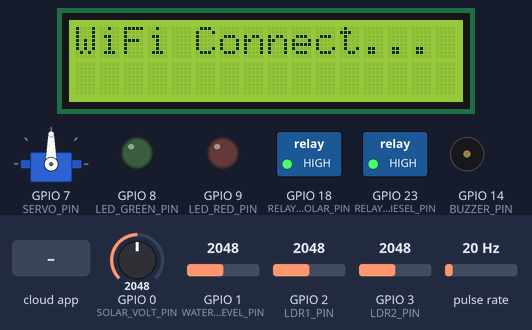
Bench run of a sketch on a simulated ESP32-C6. Parts: servo, 16×2 character LCD, switched loads named in the sketch (green lamp = pin HIGH), output pins drawn as LEDs (lit = HIGH), buzzer (waves = sounding, pin HIGH). Wiring (inferred from the names in the program): pulse sensor: data GPIO 6. The inputs (shaded band) are chosen by the test bench; at power-on: GPIO 0 (SOLAR_VOLT_PIN) = 2048, GPIO 1 (WATER_LEVEL_PIN) = 2048, GPIO 2 (LDR1_PIN) = 2048, GPIO 3 (LDR2_PIN) = 2048, pulse rate 20 Hz (analog values on the 0–4095 scale). WiFi joins after 1.5 s; servers stay silent unless stated; the local clock reads 2024-03-15 10:24:30 at power-on unless the sketch sets it; the Firebase database answers and starts empty.

Above: at 2.2 s.
At 7.4 s:
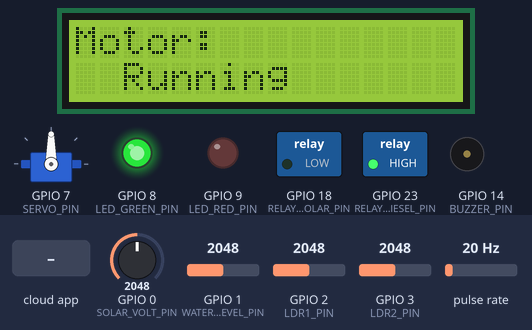
7.5 s: GPIO 0 (SOLAR_VOLT_PIN) set to 548
10.5 s: GPIO 0 (SOLAR_VOLT_PIN) set to 474
At 12.5 s:
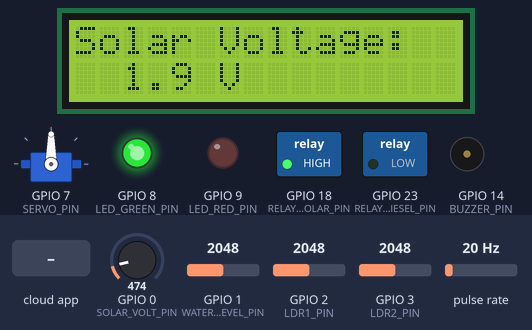
13.0 s: the phone or cloud app sets shutdown to 1
At 15.8 s:
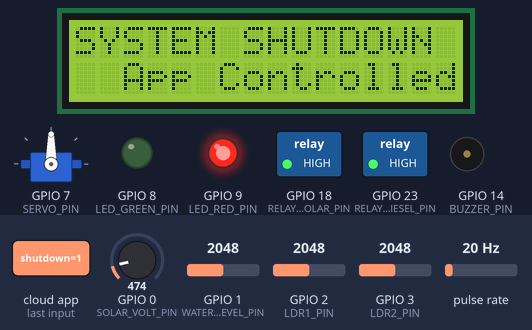
16.0 s: the phone or cloud app sets shutdown to 0
At 17.5 s:
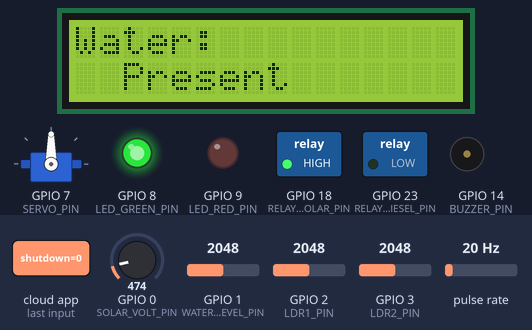
18.6 s: GPIO 1 (WATER_LEVEL_PIN) set to 1060
21.6 s: GPIO 1 (WATER_LEVEL_PIN) set to 941
At 24.9 s:
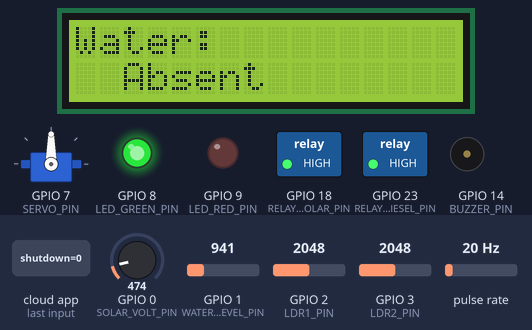
Timing chart, 0 to 26.4 s (numbered marks = the images above; inputs shaded):
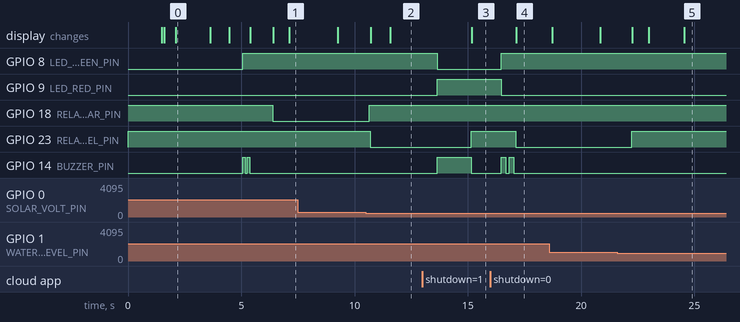

The sketch:

terravolts_esp32c6.ino
```cpp
/*
 * PROJECT: TerraVolts — Smart Solar-Diesel Hybrid Dewatering System for Copper Mines
 * TEAM: Terra World Dynamics (Team Lead: Sathyajith G)
 * EVENT: L&T SMARTATHON 2.0 (IEEE Madras Section / IEEE IAS)
 * BOARD: PCBCUPID GLYPH-C6 (ESP32-C6)
 * VERSION: 28.1 — Proportional LDR Solar Tracking + Debounced Solar/Diesel Failover
 */

#include <WiFi.h>
#include <Wire.h>
#include <LiquidCrystal_I2C.h>
#include <Firebase_ESP_Client.h>
#include <ESP32Servo.h>
#include "addons/TokenHelper.h"
#include "addons/RTDBHelper.h"
#include "time.h"

// ==========================================
// 1. CREDENTIALS (Replace with your own)
// ==========================================
#define WIFI_SSID        "YOUR_WIFI_SSID"
#define WIFI_PASSWORD    "YOUR_WIFI_PASSWORD"
#define FIREBASE_API_KEY "YOUR_FIREBASE_API_KEY"
#define FIREBASE_DB_URL  "https://your-project-default-rtdb.firebaseio.com"
#define FIREBASE_EMAIL   "your-email@example.com"
#define FIREBASE_PASS    "YOUR_FIREBASE_PASSWORD"

// ==========================================
// 2. PIN MAPPING (PCBCUPID GLYPH-C6)
// ==========================================
#define SOLAR_VOLT_PIN    0    // A0  -> GPIO0  (Solar Voltage Divider)
#define WATER_LEVEL_PIN   1    // A1  -> GPIO1  (Mine Sump Water Level Sensor)
#define LDR1_PIN          2    // A2  -> GPIO2  (Sunflower Solar Tracker LDR 1)
#define LDR2_PIN          3    // A3  -> GPIO3  (Sunflower Solar Tracker LDR 2)
#define I2C_SDA_PIN       4    // SDA -> GPIO4  (16x2 I2C LCD)
#define I2C_SCL_PIN       5    // SCL -> GPIO5  (16x2 I2C LCD)
#define FLOW_PIN          6    // D6  -> GPIO6  (YF-S201 Flow Meter)
#define SERVO_PIN         7    // D7  -> GPIO7  (SG90 Solar Tracking Servo)
#define LED_GREEN_PIN     8    // D8  -> GPIO8  (System Running Indicator)
#define LED_RED_PIN       9    // D9  -> GPIO9  (Shutdown / Fault Indicator)
#define BUZZER_PIN        14   // D14 -> GPIO14 (Audio Alert Buzzer)
#define RELAY_SOLAR_PIN   18   // D18 -> GPIO18 (Primary Solar Pump Relay)
#define RELAY_DIESEL_PIN  23   // D23 -> GPIO23 (Backup Diesel Generator Relay)

// ==========================================
// 3. VOLTAGE SENSOR & FAILOVER THRESHOLDS
// ==========================================
#define ADC_REF              3.3f
#define ADC_RES              4095.0f
#define VOLT_DIVIDER         5.0f
#define ADC_NOISE_FLOOR      120

#define SOLAR_V_THRESHOLD    2.0f    // Switch to Diesel below this voltage
#define SOLAR_V_RECOVER      2.5f    // Recover to Solar above this voltage
#define SOLAR_V_FULL         12.6f
#define SOLAR_V_CUTOFF       1.5f
#define RELAY_CONFIRM_MS     2000UL  // Anti-chatter confirmation delay

// ==========================================
// 4. WATER LEVEL SENSOR THRESHOLDS
// ==========================================
#define WATER_WET_VAL        1200
#define WATER_DRY_VAL        1000
#define DRY_CONFIRM_MS       4000UL

// ==========================================
// 5. SUNFLOWER SOLAR TRACKER CONSTANTS
// ==========================================
#define SERVO_CENTER         90
#define SERVO_MIN            0
#define SERVO_MAX            180
#define LDR_ERROR            5
#define TRACKER_INTERVAL     20UL

int getServoStep(int diff) {
  if (diff >= 800) return 5;
  if (diff >= 400) return 3;
  if (diff >= 100) return 2;
  return 1;
}

// ==========================================
// 6. TIMING & FLOW CALIBRATION CONSTANTS
// ==========================================
#define RELAY_ON             LOW
#define RELAY_OFF            HIGH
#define FLOW_CALIBRATION     7.5f     // YF-S201 pulses per second per L/min
#define FIREBASE_INTERVAL    5000UL
#define LCD_ROTATE_MS        1500UL
#define HISTORY_INTERVAL     300000UL

// ==========================================
// 7. GLOBAL OBJECTS & STATE
// ==========================================
LiquidCrystal_I2C lcd(0x27, 16, 2);
FirebaseData      fbdo;
FirebaseAuth      fbAuth;
FirebaseConfig    fbConfig;
Servo             sg90;

volatile uint32_t pulseCount     = 0;

float  g_solarVolt    = 0.0f;
float  g_flowRate     = 0.0f;
float  g_totalLiters  = 0.0f;
bool   g_waterPresent = false;
int    g_rawWater     = 0;

bool   g_firebaseReady = false;
bool   g_usingDiesel   = false;
bool   g_motorAllowed  = true;
bool   g_shutdown      = false;
bool   g_prevShutdown  = false;
String g_status        = "BOOTING";

unsigned long relayBelowSince  = 0;
unsigned long relayAboveSince  = 0;

int  g_servoPos  = SERVO_CENTER;
int  g_ldr1      = 0;
int  g_ldr2      = 0;

unsigned long notWetSince = 0;
bool          wasAboveWet = false;

unsigned long lastLCDRotate = 0;
int           lcdScreen     = 0;

unsigned long lastFirebaseMillis = 0;
unsigned long lastFlowMillis     = 0;
unsigned long lastHistoryMillis  = 0;
unsigned long lastTrackerMs      = 0;

// ==========================================
// 8. INTERRUPT — YF-S201 FLOW METER
// ==========================================
void IRAM_ATTR flowPulseCounter() {
  pulseCount++;
}

// ==========================================
// 9. OVERSAMPLED SOLAR VOLTAGE READING
// ==========================================
float readSolarVoltage() {
  long vSum = 0;
  for (int i = 0; i < 50; i++) {
    vSum += analogRead(SOLAR_VOLT_PIN);
    delayMicroseconds(200);
  }
  float avgADC = vSum / 50.0f;
  if (avgADC < ADC_NOISE_FLOOR) return 0.0f;
  return (avgADC * (ADC_REF / ADC_RES)) * VOLT_DIVIDER;
}

// ==========================================
// 10. LED & BUZZER ALERT SYSTEM
// ==========================================
void updateLEDs() {
  bool justShutdown = (g_shutdown && !g_prevShutdown);
  bool justResumed  = (!g_shutdown && g_prevShutdown);

  if (g_shutdown) {
    digitalWrite(LED_GREEN_PIN, LOW);
    digitalWrite(LED_RED_PIN,   HIGH);

    if (justShutdown) {
      digitalWrite(BUZZER_PIN, HIGH);
      delay(1500);
      digitalWrite(BUZZER_PIN, LOW);
    }
  } else {
    digitalWrite(LED_GREEN_PIN, HIGH);
    digitalWrite(LED_RED_PIN,   LOW);
    digitalWrite(BUZZER_PIN,    LOW);

    if (justResumed) {
      digitalWrite(BUZZER_PIN, HIGH); delay(200);
      digitalWrite(BUZZER_PIN, LOW);  delay(150);
      digitalWrite(BUZZER_PIN, HIGH); delay(200);
      digitalWrite(BUZZER_PIN, LOW);
    }
  }
  g_prevShutdown = g_shutdown;
}

// ==========================================
// 11. SUNFLOWER-STYLE LDR SOLAR TRACKER
// ==========================================
void updateSolarTracker() {
  if (g_shutdown) return;

  unsigned long now = millis();
  if (now - lastTrackerMs < TRACKER_INTERVAL) return;
  lastTrackerMs = now;

  long raw1 = 0, raw2 = 0;
  const int samples = 5;
  for (int i = 0; i < samples; i++) {
    raw1 += analogRead(LDR1_PIN);
    raw2 += analogRead(LDR2_PIN);
    delayMicroseconds(200);
  }
  g_ldr1 = raw1 / samples;
  g_ldr2 = raw2 / samples;

  int diff = abs(g_ldr1 - g_ldr2);
  const int bias = 2;

  if (diff > LDR_ERROR) {
    int step = getServoStep(diff);
    if (g_ldr1 > g_ldr2 + bias) {
      g_servoPos = max(SERVO_MIN, g_servoPos - step);
    } else if (g_ldr2 > g_ldr1 + bias) {
      g_servoPos = min(SERVO_MAX, g_servoPos + step);
    }
    sg90.write(g_servoPos);
  } else if (diff > 2) {
    if (g_ldr1 > g_ldr2 + 1) {
      g_servoPos = max(SERVO_MIN, g_servoPos - 1);
    } else if (g_ldr2 > g_ldr1 + 1) {
      g_servoPos = min(SERVO_MAX, g_servoPos + 1);
    }
    sg90.write(g_servoPos);
  }
}

// ==========================================
// 12. NTP TIME & NETWORK INITIALIZATION
// ==========================================
void syncTime() {
  configTime(19800, 0, "pool.ntp.org", "time.nist.gov");
  struct tm t;
  int attempts = 0;
  while (!getLocalTime(&t) && attempts < 20) {
    delay(500);
    attempts++;
  }
}

String getTimestamp() {
  struct tm t;
  if (!getLocalTime(&t)) {
    unsigned long s = millis() / 1000;
    return "up" + String(s / 3600) + "h" + String((s / 60) % 60) + "m";
  }
  char buf[25];
  strftime(buf, sizeof(buf), "%Y-%m-%d_%H-%M-%S", &t);
  return String(buf);
}

String getMonthKey() {
  struct tm t;
  if (!getLocalTime(&t)) return "unknown";
  char buf[10];
  strftime(buf, sizeof(buf), "%Y-%m", &t);
  return String(buf);
}

void connectWiFi() {
  lcd.clear();
  lcd.setCursor(0, 0); lcd.print("WiFi Connect... ");

  WiFi.disconnect(true, true);
  WiFi.mode(WIFI_STA);
  WiFi.setSleep(false);
  WiFi.setTxPower(WIFI_POWER_19_5dBm);
  WiFi.begin(WIFI_SSID, WIFI_PASSWORD);

  int attempts = 0;
  while (WiFi.status() != WL_CONNECTED && attempts < 40) {
    delay(250);
    attempts++;
  }

  lcd.setCursor(0, 1);
  if (WiFi.status() == WL_CONNECTED) {
    String ip = WiFi.localIP().toString();
    while (ip.length() < 16) ip += ' ';
    lcd.print(ip.substring(0, 16));
  } else {
    lcd.print("Offline Mode    ");
  }
  delay(800);
}

void initFirebase() {
  if (WiFi.status() != WL_CONNECTED) return;

  lcd.clear();
  lcd.setCursor(0, 0); lcd.print("Firebase...     ");

  fbConfig.api_key                  = FIREBASE_API_KEY;
  fbConfig.database_url             = FIREBASE_DB_URL;
  fbAuth.user.email                 = FIREBASE_EMAIL;
  fbAuth.user.password              = FIREBASE_PASS;
  fbConfig.token_status_callback    = tokenStatusCallback;
  fbConfig.timeout.serverResponse   = 10 * 1000;
  fbConfig.timeout.socketConnection = 10 * 1000;

  Firebase.begin(&fbConfig, &fbAuth);
  Firebase.reconnectWiFi(true);

  unsigned long authWait = millis();
  while (!Firebase.ready() && millis() - authWait < 5000) {
    delay(200);
  }

  g_firebaseReady = Firebase.ready();
  lcd.setCursor(0, 1);
  lcd.print(g_firebaseReady ? "Cloud: Online   " : "Cloud: Offline  ");
  delay(600);
}

// ==========================================
// 13. REMOTE APP EMERGENCY SHUTDOWN
// ==========================================
void checkShutdownCommand() {
  if (!g_firebaseReady || !Firebase.ready() || WiFi.status() != WL_CONNECTED) return;

  if (Firebase.RTDB.getBool(&fbdo, "/pumpSystem/control/shutdown")) {
    bool cmd = fbdo.boolData();
    if (cmd != g_shutdown) {
      g_shutdown = cmd;
      if (g_shutdown) {
        g_servoPos = SERVO_CENTER;
        sg90.write(g_servoPos);
      }
    }
  }
}

// ==========================================
// 14. SENSOR ACQUISITION & HYBRID RELAY LOGIC
// ==========================================
void readSensors() {
  if (g_shutdown) return;

  g_solarVolt = readSolarVoltage();

  int wSum = 0;
  for (int i = 0; i < 5; i++) {
    wSum += analogRead(WATER_LEVEL_PIN);
    delay(2);
  }
  g_rawWater = wSum / 5;

  unsigned long now = millis();
  if (g_rawWater > WATER_WET_VAL) {
    g_waterPresent = true;
    wasAboveWet    = true;
    notWetSince    = 0;
  } else if (g_rawWater < WATER_DRY_VAL) {
    g_waterPresent = false;
    wasAboveWet    = false;
    notWetSince    = 0;
  } else {
    if (wasAboveWet && notWetSince == 0) notWetSince = now;
    if (notWetSince > 0 && (now - notWetSince >= DRY_CONFIRM_MS)) {
      g_waterPresent = false;
      wasAboveWet    = false;
      notWetSince    = 0;
    }
  }

  if (now - lastFlowMillis >= 1000UL) {
    detachInterrupt(digitalPinToInterrupt(FLOW_PIN));
    uint32_t count = pulseCount;
    pulseCount     = 0;
    attachInterrupt(digitalPinToInterrupt(FLOW_PIN), flowPulseCounter, FALLING);
    g_flowRate     = (float)count / FLOW_CALIBRATION;
    g_totalLiters += (g_flowRate / 60.0f);
    lastFlowMillis = now;
  }
}

void runLogic() {
  if (!g_waterPresent || g_shutdown) {
    digitalWrite(RELAY_SOLAR_PIN, RELAY_OFF);
    digitalWrite(RELAY_DIESEL_PIN, RELAY_OFF);
    g_usingDiesel = false;
    relayBelowSince = 0;
    relayAboveSince = 0;
    g_status = g_shutdown ? "SHUTDOWN" : "OFF (DRY)";
    return;
  }

  unsigned long now = millis();

  // Immediate failover from Solar to Diesel when solar voltage drops
  if (g_solarVolt < SOLAR_V_THRESHOLD) {
    relayAboveSince = 0;
    if (!g_usingDiesel) {
      digitalWrite(RELAY_SOLAR_PIN, RELAY_OFF);
      delay(50);
      digitalWrite(RELAY_DIESEL_PIN, RELAY_ON);
      g_usingDiesel = true;
    }
    g_status = "DIESEL";
  }
  // Confirmed recovery back to Solar power
  else if (g_solarVolt >= SOLAR_V_RECOVER) {
    if (g_usingDiesel) {
      if (relayAboveSince == 0) relayAboveSince = now;
      if (now - relayAboveSince >= RELAY_CONFIRM_MS) {
        digitalWrite(RELAY_DIESEL_PIN, RELAY_OFF);
        delay(50);
        digitalWrite(RELAY_SOLAR_PIN, RELAY_ON);
        g_usingDiesel = false;
        g_status = "SOLAR";
        relayAboveSince = 0;
      } else {
        g_status = "SOLAR READY";
      }
    } else {
      relayAboveSince = 0;
      digitalWrite(RELAY_DIESEL_PIN, RELAY_OFF);
      digitalWrite(RELAY_SOLAR_PIN, RELAY_ON);
      g_status = "SOLAR";
    }
  } else {
    g_status = g_usingDiesel ? "DIESEL" : "SOLAR";
  }
}

// ==========================================
// 15. LOCAL LCD & FIREBASE TELEMETRY
// ==========================================
void updateLCD() {
  unsigned long now = millis();

  if (g_shutdown) {
    static unsigned long lastBlink = 0;
    static bool blinkOn = false;
    if (now - lastBlink >= 800) {
      blinkOn = !blinkOn;
      lastBlink = now;
      lcd.setCursor(0, 0);
      lcd.print(blinkOn ? "SYSTEM SHUTDOWN " : "                ");
      lcd.setCursor(0, 1);
      lcd.print("  App Controlled");
    }
    return;
  }

  bool inWarningZone = (!g_usingDiesel) &&
                       (g_solarVolt >= SOLAR_V_THRESHOLD) &&
                       (g_solarVolt <= (SOLAR_V_THRESHOLD + 1.0f));

  int totalScreens = inWarningZone ? 5 : 4;

  if (now - lastLCDRotate >= LCD_ROTATE_MS) {
    lcdScreen = (lcdScreen + 1) % totalScreens;
    lastLCDRotate = now;
    lcd.clear();
  }

  if (!inWarningZone && lcdScreen >= 4) {
    lcdScreen = 0;
    lastLCDRotate = now;
    lcd.clear();
  }

  auto pad16 = [](String s) -> String {
    while (s.length() < 16) s += ' ';
    return s.substring(0, 16);
  };

  bool motorRunning = g_waterPresent && (g_status == "SOLAR" || g_status == "DIESEL");

  switch (lcdScreen) {
    case 0:
      lcd.setCursor(0, 0); lcd.print(pad16("Water:"));
      lcd.setCursor(0, 1); lcd.print(pad16(g_waterPresent ? "  Present" : "  Absent"));
      break;
    case 1:
      lcd.setCursor(0, 0); lcd.print(pad16("Motor:"));
      lcd.setCursor(0, 1); lcd.print(pad16(motorRunning ? "  Running" : "  Not Running"));
      break;
    case 2:
      lcd.setCursor(0, 0); lcd.print(pad16("Supply Source:"));
      lcd.setCursor(0, 1);
      lcd.print(pad16(motorRunning ? (g_usingDiesel ? "  Diesel" : "  Solar") : "  No Source"));
      break;
    case 3:
      lcd.setCursor(0, 0); lcd.print(pad16("Solar Voltage:"));
      lcd.setCursor(0, 1); lcd.print(pad16("  " + String(g_solarVolt, 1) + " V"));
      break;
    case 4:
      lcd.setCursor(0, 0); lcd.print(pad16(">>  WARNING  <<"));
      lcd.setCursor(0, 1); lcd.print(pad16("Diesel Soon " + String(g_solarVolt, 1) + "V"));
      break;
  }
}

void updateFirebase() {
  if (!g_firebaseReady || !Firebase.ready() || WiFi.status() != WL_CONNECTED) return;

  bool motorRunning = (g_status == "SOLAR" || g_status == "DIESEL");

  FirebaseJson json;
  json.set("solarVoltage", g_solarVolt);
  json.set("flow",         g_flowRate);
  json.set("total",        g_totalLiters);
  json.set("water",        g_waterPresent);
  json.set("waterRaw",     g_rawWater);
  json.set("status",       g_status);
  json.set("usingDiesel",  g_usingDiesel);
  json.set("motorAllowed", g_motorAllowed);
  json.set("motorRunning", motorRunning);
  json.set("motorStatus",  g_status);
  json.set("dieselActive", g_usingDiesel);
  json.set("shutdown",     g_shutdown);
  json.set("servoAngle",   g_servoPos);
  json.set("ldr1",         g_ldr1);
  json.set("ldr2",         g_ldr2);
  json.set("uptimeSec",    (int)(millis() / 1000));

  Firebase.RTDB.setJSON(&fbdo, "/pumpSystem/liveData", &json);
}

void logHistory() {
  if (!g_firebaseReady || !Firebase.ready() || WiFi.status() != WL_CONNECTED) return;

  String path = "/pumpSystem/history/" + getMonthKey() + "/" + getTimestamp();

  FirebaseJson record;
  record.set("solarVoltage", g_solarVolt);
  record.set("flowRate",     g_flowRate);
  record.set("totalLitres",  g_totalLiters);
  record.set("water",        g_waterPresent);
  record.set("status",       g_status);
  record.set("usingDiesel",  g_usingDiesel);
  record.set("shutdown",     g_shutdown);
  record.set("servoAngle",   g_servoPos);
  record.set("timestamp",    getTimestamp());
  record.set("uptimeSec",    (int)(millis() / 1000));

  Firebase.RTDB.setJSON(&fbdo, path.c_str(), &record);
}

// ==========================================
// 16. SETUP & MAIN LOOP
// ==========================================
void setup() {
  Serial.begin(115200);

  pinMode(RELAY_SOLAR_PIN,  OUTPUT_OPEN_DRAIN);
  pinMode(RELAY_DIESEL_PIN, OUTPUT_OPEN_DRAIN);
  digitalWrite(RELAY_SOLAR_PIN,  RELAY_OFF);
  digitalWrite(RELAY_DIESEL_PIN, RELAY_OFF);

  pinMode(LED_GREEN_PIN, OUTPUT);
  pinMode(LED_RED_PIN,   OUTPUT);
  pinMode(BUZZER_PIN,    OUTPUT);
  digitalWrite(LED_GREEN_PIN, LOW);
  digitalWrite(LED_RED_PIN,   LOW);
  digitalWrite(BUZZER_PIN,    LOW);

  delay(1000);

  analogReadResolution(12);
  analogSetAttenuation(ADC_11db);

  pinMode(LDR1_PIN, INPUT);
  pinMode(LDR2_PIN, INPUT);

  pinMode(FLOW_PIN, INPUT_PULLUP);
  attachInterrupt(digitalPinToInterrupt(FLOW_PIN), flowPulseCounter, FALLING);

  sg90.setPeriodHertz(50);
  sg90.attach(SERVO_PIN, 500, 2400);
  sg90.write(SERVO_CENTER);
  delay(500);

  Wire.begin(I2C_SDA_PIN, I2C_SCL_PIN);
  lcd.init();
  lcd.backlight();
  lcd.clear();
  lcd.setCursor(0, 0); lcd.print("TERRAVOLTS v28  ");
  lcd.setCursor(0, 1); lcd.print("Starting...     ");
  delay(500);

  connectWiFi();
  initFirebase();
  syncTime();

  lastFlowMillis     = millis();
  lastFirebaseMillis = millis();
  lastLCDRotate      = millis();
  lastHistoryMillis  = millis();
  lastTrackerMs      = millis();

  digitalWrite(LED_GREEN_PIN, HIGH);
  digitalWrite(BUZZER_PIN, HIGH); delay(100);
  digitalWrite(BUZZER_PIN, LOW);  delay(100);
  digitalWrite(BUZZER_PIN, HIGH); delay(100);
  digitalWrite(BUZZER_PIN, LOW);

  lcd.clear();
  lcd.setCursor(0, 0); lcd.print("System Ready!   ");
  lcd.setCursor(0, 1);
  lcd.print(g_firebaseReady ? "Cloud: Online   " : "Cloud: Offline  ");
  delay(800);
}

void loop() {
  checkShutdownCommand();
  updateLEDs();
  updateSolarTracker();
  readSensors();
  runLogic();
  updateLCD();

  if (millis() - lastFirebaseMillis >= FIREBASE_INTERVAL) {
    updateFirebase();
    lastFirebaseMillis = millis();
  }

  if (millis() - lastHistoryMillis >= HISTORY_INTERVAL) {
    logHistory();
    lastHistoryMillis = millis();
  }

  delay(500);
}
```

Measured:
- the behaviour switches between 497 and 496 on GPIO 0 (SOLAR_VOLT_PIN) (found by bisection; images 1 and 2)
- the behaviour switches between 1000 and 999 on GPIO 1 (WATER_LEVEL_PIN) (found by bisection; images 4 and 5)
- after the input at 10.5 s, GPIO 18 (RELAY_SOLAR_PIN): LOW → HIGH after 0.14 s; GPIO 23 (RELAY_DIESEL_PIN): HIGH → LOW after 0.19 s; the display: first changes after 0.21 s (image 2 shows a later state)
- after the input at 13.0 s, GPIO 8 (LED_GREEN_PIN): HIGH → LOW after 0.65 s; GPIO 9 (LED_RED_PIN): LOW → HIGH after 0.65 s; GPIO 23 (RELAY_DIESEL_PIN): LOW → HIGH after 2.2 s; GPIO 14 (BUZZER_PIN): LOW → HIGH after 0.65 s, → LOW 1.5 s later; the display: changes after 2.2 s (image 3)
- after the input at 16.0 s, GPIO 8 (LED_GREEN_PIN): LOW → HIGH after 0.49 s; GPIO 9 (LED_RED_PIN): HIGH → LOW after 0.49 s; GPIO 23 (RELAY_DIESEL_PIN): HIGH → LOW after 1.1 s; GPIO 14 (BUZZER_PIN): alternates HIGH for 0.20 s and LOW for 0.15 s, 4 changes in all, then stays LOW, starting after 0.49 s; the display: changes after 1.1 s (image 4)
- after the input at 21.6 s, GPIO 23 (RELAY_DIESEL_PIN): LOW → HIGH after 0.64 s instead of 1.3 s
- what the display in image 0 shows lasts 1.5 s, from 2.1 s to 3.6 s
